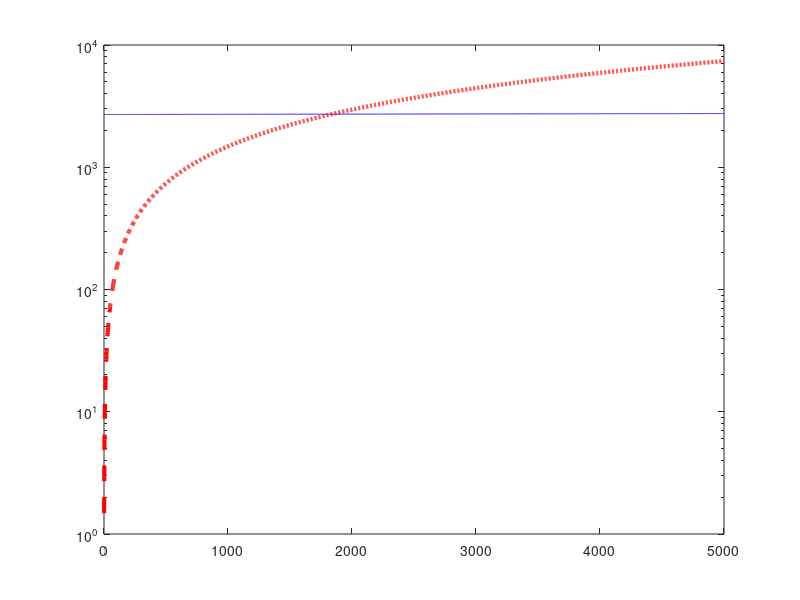

This chart was generated by the following MATLAB code: (Note: this script raises an error after producing the figure.)
% Simulation time comparison data
offline_data_gen = 1200;  % Time to generate 800 samples (seconds)
offline_training = 1500;   % Neural operator training time (seconds)
online_inference = 0.01;    % Inference time per simulation (seconds)
traditional_sim = 1.48;      % Traditional simulation time (seconds)

% Create breakeven analysis plot
figure;
N = 0:5000;  % Number of simulations
ml_total = (offline_data_gen + offline_training) + N*online_inference;
traditional_total = N*traditional_sim;

% Create plot with increased font size
semilogy(N, ml_total, 'b-', N, traditional_total, 'r--', 'LineWidth', 3);
ax = gca;
ax.FontSize = 12;  % Set axes font size

xlabel('Number of Simulations', 'FontSize', 12);
ylabel('Log-Scale Total Time (seconds)', 'FontSize', 12);
legend('ML Solver Total Time', 'Traditional Solver Total Time',...
       'Location', 'southeast', 'FontSize', 12);
grid on;

% Find breakeven point and add annotation
breakeven = floor((offline_data_gen + offline_training) / (traditional_sim - online_inference)) + 1; 
annotation('textbox', [0.5,0.7,0.3,0.1],...
           'String', sprintf('Breakeven at %d simulations', breakeven),...
           'FitBoxToText', 'on',...
           'FontSize', 12);